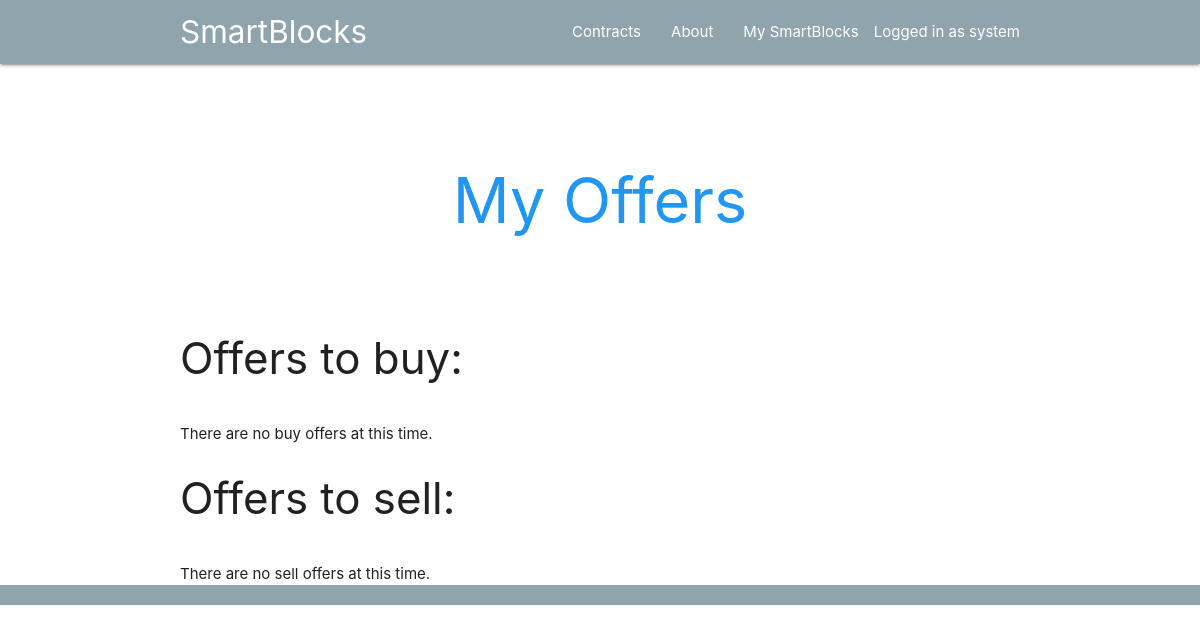
The app's page /webapp/myOffers/ (signed in), older data.
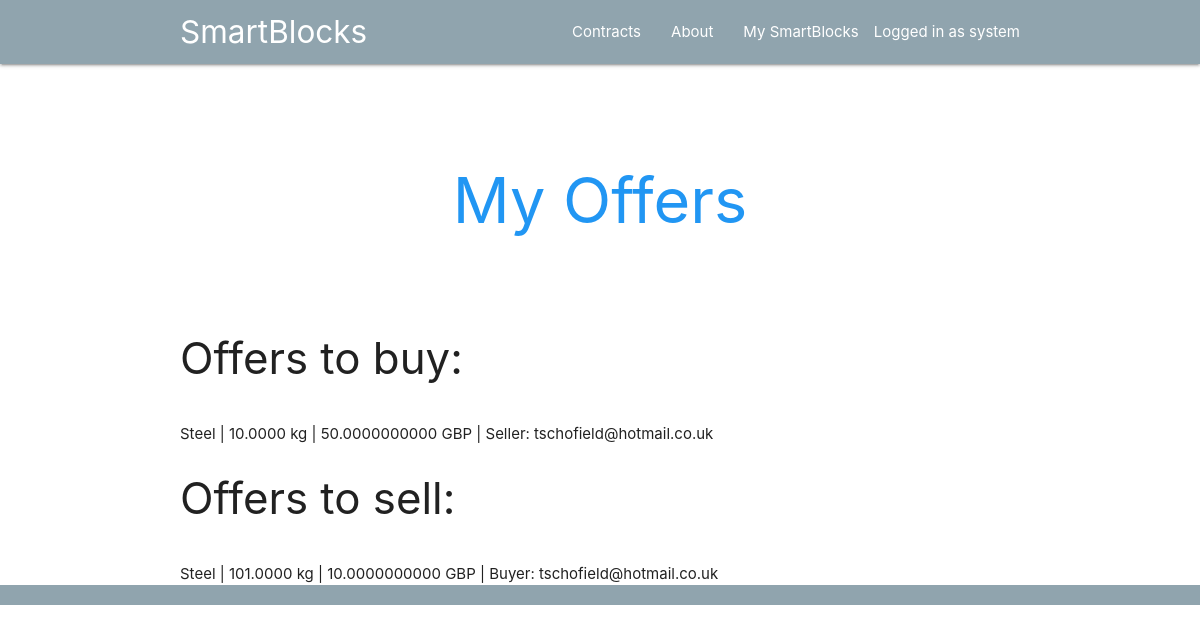
The same page, newer data.
### webapp/models.py (models this page shows)
class Offer(models.Model):
    buyer = models.ForeignKey(settings.AUTH_USER_MODEL, on_delete=models.CASCADE, related_name="b",null=True)
    seller = models.ForeignKey(settings.AUTH_USER_MODEL, on_delete=models.CASCADE, related_name="s", null=True)
    asset_name = models.CharField(max_length=100)
    quantity = models.DecimalField(default=0, max_digits=20,decimal_places=4)
    unit = models.CharField(max_length=10)
    price = models.DecimalField(default=0, max_digits=30, decimal_places=10)
    GBP = 'GBP'
    USD = 'USD'
    BTC = 'BTC'
    CURRENCY_CHOICES = ((GBP, 'GBP'), (USD, 'USD'), (BTC, 'BTC'))
    currency = models.CharField(max_length=3, choices=CURRENCY_CHOICES, default=GBP)
    BUY = 'Buy'
    SELL = 'Sell'
    CONTRACT_CHOICES = ((BUY, 'BUY'),(SELL, 'SELL'))
    contract_type = models.CharField(max_length=4, choices=CONTRACT_CHOICES, default=BUY)
    location = models.CharField(max_length=8)
    completion_date = models.DateField()
    contract = models.TextField()

### webapp/views.py (the view)
# urls.py: path('myOffers/', views.myOffers, name='myOffers'),
@login_required
def myOffers(request):
    user = request.user
    buy_offers = Offer.objects.filter(buyer=user)
    sell_offers = Offer.objects.filter(seller=user)
    return render(request, 'webapp/myOffers.html', {'buy_offers':buy_offers,'sell_offers':sell_offers})

### webapp/templates/webapp/myOffers.html (shortened to what this page needs)
{% extends 'base.html' %}
{% block header %}
      <h1 class="header center blue-text">My Offers</h1>
{% endblock %}
{% block content %}
<h3>Offers to buy:</h3><br>
{% if buy_offers.first is not None %}
{% for offer in buy_offers %}
{{ offer.asset_name }} | {{ offer.quantity }} {{ offer.unit }} | {{ offer.price }} {{ offer.currency }} | Seller: {{offer.seller}}
{% endfor %}
{% else %}
There are no buy offers at this time.
{% endif %}
<br>
<h3>Offers to sell:</h3><br>
{% if sell_offers.first is not None %}
{% for offer in sell_offers %}
{{ offer.asset_name }} | {{ offer.quantity }} {{ offer.unit }} | {{ offer.price }} {{ offer.currency }} | Buyer: {{offer.buyer}}
{% endfor %}
{% else %}
There are no sell offers at this time.
{% endif %}
{% endblock %}

### webapp/templates/base.html (shortened to what this page needs)
{% load static %}
<!DOCTYPE html>
<html lang="en">
<head>
  <link href="{% static 'webapp/css/materialize.min.css' %}" type="text/css" rel="stylesheet" media="screen,projection"/>
  <link href="{% static 'webapp/css/style.css' %}" type="text/css" rel="stylesheet" media="screen,projection"/>
</head>
<body>
  <nav class="blue-grey lighten-2" role="navigation">
    <div class="nav-wrapper container"><a id="logo-container" href="{% url 'webapp:index' %}" class="brand-logo">SmartBlocks</a>
      <ul class="right hide-on-med-and-down">
      <li><a class='dropdown-trigger' data-target='dropdown1'>Contracts</a></li>
      <li><a href="{% url 'webapp:about' %}">About</a></li>
      <li><a href="{% url 'webapp:mySmartBlocks' %}">My SmartBlocks</a></li>
      {% if user.is_authenticated %}
      <li>Logged in as {{ request.user }}</li>
      {% else %}
      </li>Not logged in</li>
      {% endif %}
      </ul>
    </div>
  </nav>
  <div class="section no-pad-bot" id="index-banner">
    <div class="container">
    <br><br>
       {% block header %}
      {% endblock %}
      <br><br>
    </div>
  </div>
  <div class="container">
      {% block content %}
      {% endblock %}
  </div>
  <footer class="page-footer blue-grey lighten-2">
  </footer>
  </body>
</html>

Row changes from the older to the newer data that the page shows:
added Offer: asset_name "Steel", quantity "10.0000", unit "kg", price "50.0000000000", currency "GBP", seller "tschofield@hotmail.co.uk", shown under "Offers to buy:"
now on this page (row edited): Offer: asset_name "Steel", quantity "101.0000", unit "kg", price "10.0000000000", currency "GBP", buyer "tschofield@hotmail.co.uk", shown under "Offers to sell:"
Text that changed along with them:
text no longer shown: "There are no buy offers at this time. There are no sell offers at this time."
